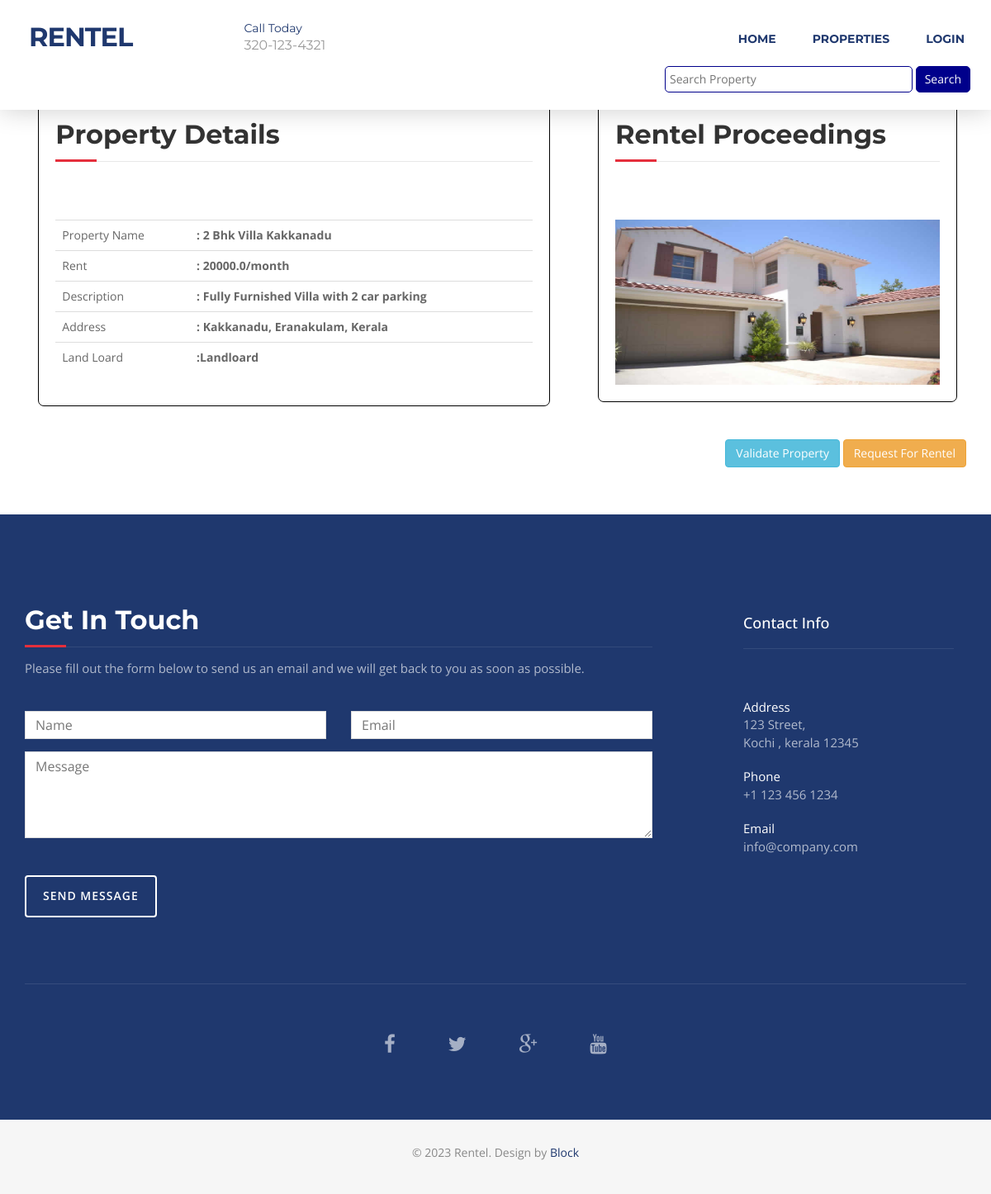
/landdeals/ViewProperty/2, run on an earlier commit of the app's database.
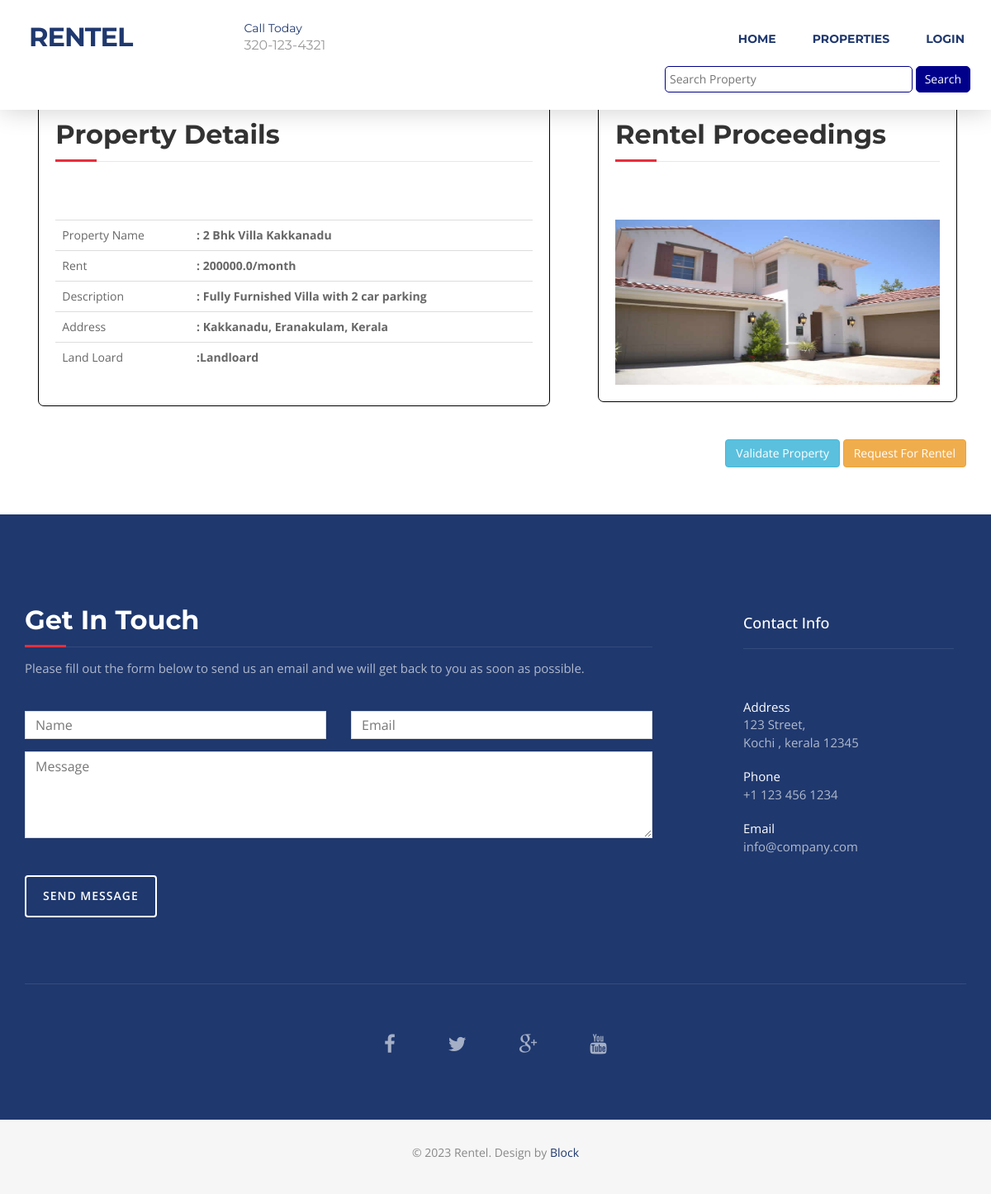
And on a later commit of the database.
### landdeals/models.py (models this page shows)
class Properties(models.Model):
    name = models.CharField(max_length=255)
    place = models.CharField(max_length=255)
    date = models.DateField(auto_now_add=True)
    district = models.CharField(max_length=255)
    state = models.CharField(max_length=255)
    rentpermomth = models.FloatField()
    description = models.CharField(max_length=1000)
    image = models.FileField(upload_to="Property_image")
    status = models.CharField(max_length=255,null=True)
    user = models.ForeignKey(User,on_delete=models.CASCADE,null=True)

### landdeals/views.py (the view)
# urls.py: path("ViewProperty/<int:pk>",views.ViewProperty,name="ViewProperty"),
def ViewProperty(request,pk):
    proper = Properties.objects.get(id =pk)
    context = {
        "proper":proper
    }
    return render(request,"propertysingleview.html",context)

### templates/propertysingleview.html (shortened to what this page needs)
{% extends "index.html" %}
{% block content %}
<div class="container mt-5">
    <div class="itemcontainer mt-5">
        <div class="row">
            <div class="col-md-7">
                <div class="innercontainer">
                    <div class="section-title">
                        <h2>Property Details</h2>
                      </div>
                      <table class="table">
                        <tr>
                            <td>Property Name</td>
                            <th>: {{proper.name}}</th>
                        </tr>
                        <tr>
                            <td>Rent</td>
                            <th>: {{proper.rentpermomth}}/month</th>
                        </tr>
                        <tr>
                            <td>Description</td>
                            <th>: {{proper.description}}</th>
                        </tr>
                        <tr>
                            <td>Address</td>
                            <th>: {{proper.place}}, {{proper.district}}, {{proper.state}}</th>
                        </tr>
                        <tr><td>Land Loard</td>
                        <th>:{{proper.user.first_name}}</th>
                        </tr>
                      </table>
                </div>
            </div>
            <div class="col-md-5">
                <div class="innercontainer">
                    <div class="section-title">
                        <h2 >Rentel Proceedings</h2>
                      </div>
                      <img src="{{proper.image.url}}" style="width:100%;height:200px" alt="">
                </div>
            </div>
            <div class="col-md-12 mt-3 text-right">
                <br><br>
                <a href="{%url 'CustomerValidation' proper.id %}" class="btn btn-info">Validate Property</a>
                <a href="{%url 'RequestforRentel' proper.id %}" class="btn btn-warning">Request For Rentel</a><br>
            </div>
        </div>
    </div>
</div>
{% endblock %}

### templates/index.html (shortened to what this page needs)
{% load static %}
<!DOCTYPE html>
<html lang="en">
<head>
  <link rel="stylesheet" type="text/css" href="{%static 'css/bootstrap.css' %}">
  <link rel="stylesheet" type="text/css" href="{%static 'fonts/font-awesome/css/font-awesome.css' %}">
  <link rel="stylesheet" type="text/css" href="{%static 'css/style.css' %}">
  <link rel="stylesheet" type="text/css" href="{%static 'css/nivo-lightbox/nivo-lightbox.css' %}">
  <link rel="stylesheet" type="text/css" href="{%static 'css/nivo-lightbox/default.css' %}">
</head>
<body id="page-top" data-spy="scroll" data-target=".navbar-fixed-top">
  <nav id="menu" class="navbar navbar-default navbar-fixed-top">
    <div class="container">
      <div class="navbar-header">
        <a class="navbar-brand page-scroll" href="#page-top">Rentel</a>
        <div class="phone"><span>Call Today</span>320-123-4321</div>
      </div>
      <div class="collapse navbar-collapse" id="bs-example-navbar-collapse-1">
        <ul class="nav navbar-nav navbar-right">
          <li><a href="{%url 'Index' %}" class="page-scroll">Home</a></li>
          <li><a href="{%url 'Index' %}#services" class="page-scroll">Properties</a></li>
          {% if request.user.is_authenticated %}
          <li><a href="{%url 'Myrentelslease' %}" class="page-scroll">My Rentels</a></li>
          <li><a href="#contact" class="page-scroll">Contact</a></li>
          <li><a href="#contact" style="color: red !important;font-family:Georgia, 'Times New Roman', Times, serif"
              class="page-scroll">{{request.user.first_name}}</a></li>
          <li><a href="{%url 'SignOut' %}" class="page-scroll">Logout</a></li>
          {% else %}
          <li><a href="{%url 'SignIn' %}" class="page-scroll">Login</a></li>
          {% endif %}
        </ul>
      </div>
      <form action="{%url 'SearchProperty' %}" method="post">
        <ul style="list-style: none;">
        <li style="float:right">
          <a>
            <input type="text" name="search" placeholder="Search Property"
              style="width:300px;padding:5px;border-radius: 5px;border:.5px solid darkblue " required title="Please Enter Something">
            <button type="submit" style="padding:5px 10px;background-color:darkblue;color:white;border:.5px darkblue solid;border-radius:5px">Search</button>
          </a>
        </li>
      </ul>
      </form>
    </div>
  </nav>
  {% block content %}{% endblock %}
  <div id="contact">
    <div class="container">
      <div class="col-md-8">
        <div class="row">
          <div class="section-title">
            <h2>Get In Touch</h2>
            <p>Please fill out the form below to send us an email and we will get back to you as soon as possible.</p>
          </div>
          <div class="row">
            <div class="col-md-6">
              <div class="form-group">
                <input type="text" id="name" class="form-control" placeholder="Name" required="required">
              </div>
            </div>
            <div class="col-md-6">
              <div class="form-group">
                <input type="email" id="email" class="form-control" placeholder="Email" required="required">
              </div>
            </div>
          </div>
          <div class="form-group">
            <textarea name="message" id="message" class="form-control" rows="4" placeholder="Message"
              required></textarea>
          </div>
          <button type="submit" class="btn btn-custom btn-lg">Send Message</button>
        </div>
      </div>
      <div class="col-md-3 col-md-offset-1 contact-info">
        <div class="contact-item">
          <h4>Contact Info</h4>
          <p><span>Address</span>123 Street,<br>
            Kochi , kerala 12345</p>
        </div>
        <div class="contact-item">
          <p><span>Phone</span> +1 123 456 1234</p>
        </div>
        <div class="contact-item">
          <p><span>Email</span> info@company.com</p>
        </div>
      </div>
      <div class="col-md-12">
        <div class="row">
          <div class="social">
            <ul>
              <li><a href="#"><i class="fa fa-facebook"></i></a></li>
              <li><a href="#"><i class="fa fa-twitter"></i></a></li>
              <li><a href="#"><i class="fa fa-google-plus"></i></a></li>
              <li><a href="#"><i class="fa fa-youtube"></i></a></li>
            </ul>
          </div>
        </div>
      </div>
    </div>
  </div>
  <div id="footer">
    <div class="container text-center">
      <p>&copy; 2023 Rentel. Design by <a href="" rel="nofollow">Block</a></p>
    </div>
  </div>
</body>
</html>

### static/css/style.css (style rules this page uses)
body, html { font-family: 'Open Sans', sans-serif; text-rendering: optimizeLegibility !important; -webkit-font-smoothing: antialiased !important; color: #666; font-weight: 400; width: 100% !important; height: 100% !important; }
h2 { font-family: 'Montserrat', sans-serif; margin: 0 0 20px 0; font-weight: 700; font-size: 32px; color: #333; }
h4 { font-size: 18px; color: #333; }
p { font-size: 15px; }
a { color: #1f386e; font-weight: 400; }
ul, ol { list-style: none; }
ul, ol { padding: 0; webkit-padding: 0; moz-padding: 0; }
#menu { padding: 20px; transition: all 0.8s; }
#menu.navbar-default { background-color: #fff; border-color: rgba(231, 231, 231, 0); box-shadow: 0 0 30px rgba(0,0,0,0.2) }
#menu a.navbar-brand { font-family: 'Montserrat', sans-serif; font-size: 32px; font-weight: 700; color: #1f386e; text-transform: uppercase; letter-spacing: -1px; }
#menu.navbar-default .navbar-nav > li > a { font-family: 'Montserrat', sans-serif; text-transform: uppercase; color: #1f386e; font-size: 14px; font-weight: 700; padding: 8px 2px; border-radius: 0; margin: 9px 20px 0 20px; }
#menu .phone { font-family: 'Montserrat', sans-serif; margin: 4px 0 0 120px; float: left; font-size: 16px; font-weight: 400; color: #999; }
#menu .phone span { font-size: 14px; display: block; color: #1f386e; }
.section-title { margin-bottom: 70px; }
.section-title h2 { position: relative; margin-top: 10px; margin-bottom: 15px; padding-bottom: 15px; border-bottom: 1px solid rgba(0, 0, 0, 0.09); }
.section-title h2::after { position: absolute; content: ""; background-color: #e52f3c; height: 3px; width: 50px; bottom: -1px; left: 0; }
.btn-custom { text-transform: uppercase; color: #fff; background-color: #e52f3c; padding: 14px 20px; letter-spacing: 1px; margin: 0; font-size: 14px; font-weight: 600; border-radius: 4px; transition: all 0.3s; }
#contact { padding: 100px 0 60px 0; background: #1f386e; color: rgba(255,255,255,.65); }
#contact .section-title { margin-bottom: 40px; }
#contact h2 { color: #fff; margin-top: 10px; margin-bottom: 15px; padding-bottom: 15px; border-bottom: 1px solid rgba(255, 255, 255, 0.09); }
#contact h4 { color: #fff; margin-top: 22px; margin-bottom: 60px; padding-bottom: 20px; border-bottom: 1px solid rgba(255, 255, 255, 0.09); }
#contact .btn-custom { margin: 30px 0; background: transparent; border: 2px solid #fff; }
#contact .form-control { display: block; width: 100%; padding: 6px 12px; font-size: 16px; line-height: 1.42857143; color: #444; background-color: #fff; background-image: none; border: 1px solid #ddd; border-radius: 0; -webkit-box-shadow: none; box-shadow: none; -webkit-transition: none; -o-transition: none; transition: none; }
#contact .contact-item { margin: 20px 0; }
#contact .contact-item span { color: rgba(255,255,255,1); display: block; }
#contact .social { border-top: 1px solid rgba(255,255,255,0.1); padding-top: 50px; margin-top: 50px; text-align: center; }
#contact .social ul li { display: inline-block; margin: 0 20px; }
#contact .social i.fa { font-size: 24px; padding: 10px; color: rgba(255,255,255,0.6); transition: all 0.3s; }
#footer { background: #f6f6f6; padding: 30px 0; }
#footer p { color: #888; font-size: 14px; }
#footer a { color: #1f386e; }

### templates/propertysingleview.html (style rules this page uses)
.innercontainer { width:95%; margin: auto; padding: 20px; border: 1px solid black; border-radius: 7px; height: 90%; }
.itemcontainer { margin-top: 10%; margin-bottom: 5%; }

What changed in the data, as far as the page shows it:
changed Properties "2 Bhk Villa Kakkanadu": rentpermomth "20000.0" → "200000.0"
